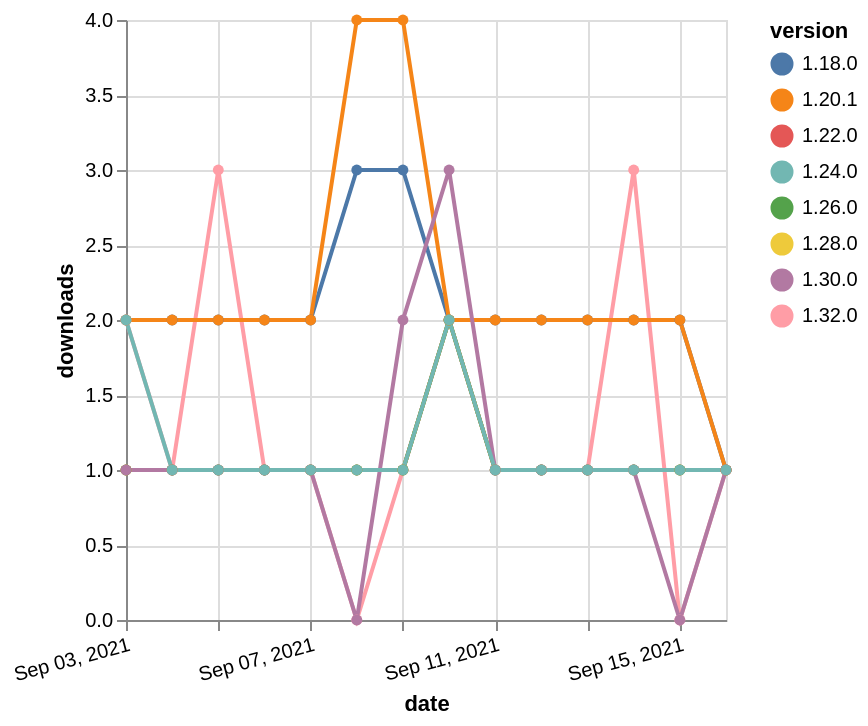

Here is the Vega-Lite specification saved for this chart:
### Vega-Lite specification from a JSON file in a GitHub repository (floating-point values rounded to 4 significant figures)
{"$schema": "https://vega.github.io/schema/vega-lite/v5.json", "description": "A simple bar chart with embedded data.", "data": {"values": [{"date": "2021-09-03", "total": 2356, "delta": 2, "version": "1.18.0"}, {"date": "2021-09-04", "total": 2358, "delta": 2, "version": "1.18.0"}, {"date": "2021-09-05", "total": 2360, "delta": 2, "version": "1.18.0"}, {"date": "2021-09-06", "total": 2362, "delta": 2, "version": "1.18.0"}, {"date": "2021-09-07", "total": 2364, "delta": 2, "version": "1.18.0"}, {"date": "2021-09-08", "total": 2367, "delta": 3, "version": "1.18.0"}, {"date": "2021-09-09", "total": 2370, "delta": 3, "version": "1.18.0"}, {"date": "2021-09-10", "total": 2372, "delta": 2, "version": "1.18.0"}, {"date": "2021-09-11", "total": 2374, "delta": 2, "version": "1.18.0"}, {"date": "2021-09-12", "total": 2376, "delta": 2, "version": "1.18.0"}, {"date": "2021-09-13", "total": 2378, "delta": 2, "version": "1.18.0"}, {"date": "2021-09-14", "total": 2380, "delta": 2, "version": "1.18.0"}, {"date": "2021-09-15", "total": 2382, "delta": 2, "version": "1.18.0"}, {"date": "2021-09-16", "total": 2383, "delta": 1, "version": "1.18.0"}, {"date": "2021-09-03", "total": 129, "delta": 2, "version": "1.32.0"}, {"date": "2021-09-04", "total": 130, "delta": 1, "version": "1.32.0"}, {"date": "2021-09-05", "total": 133, "delta": 3, "version": "1.32.0"}, {"date": "2021-09-06", "total": 134, "delta": 1, "version": "1.32.0"}, {"date": "2021-09-07", "total": 135, "delta": 1, "version": "1.32.0"}, {"date": "2021-09-08", "total": 135, "delta": 0, "version": "1.32.0"}, {"date": "2021-09-09", "total": 136, "delta": 1, "version": "1.32.0"}, {"date": "2021-09-10", "total": 138, "delta": 2, "version": "1.32.0"}, {"date": "2021-09-11", "total": 139, "delta": 1, "version": "1.32.0"}, {"date": "2021-09-12", "total": 140, "delta": 1, "version": "1.32.0"}, {"date": "2021-09-13", "total": 141, "delta": 1, "version": "1.32.0"}, {"date": "2021-09-14", "total": 144, "delta": 3, "version": "1.32.0"}, {"date": "2021-09-15", "total": 144, "delta": 0, "version": "1.32.0"}, {"date": "2021-09-16", "total": 145, "delta": 1, "version": "1.32.0"}, {"date": "2021-09-03", "total": 273, "delta": 1, "version": "1.22.0"}, {"date": "2021-09-04", "total": 274, "delta": 1, "version": "1.22.0"}, {"date": "2021-09-05", "total": 275, "delta": 1, "version": "1.22.0"}, {"date": "2021-09-06", "total": 276, "delta": 1, "version": "1.22.0"}, {"date": "2021-09-07", "total": 277, "delta": 1, "version": "1.22.0"}, {"date": "2021-09-08", "total": 278, "delta": 1, "version": "1.22.0"}, {"date": "2021-09-09", "total": 279, "delta": 1, "version": "1.22.0"}, {"date": "2021-09-10", "total": 281, "delta": 2, "version": "1.22.0"}, {"date": "2021-09-11", "total": 282, "delta": 1, "version": "1.22.0"}, {"date": "2021-09-12", "total": 283, "delta": 1, "version": "1.22.0"}, {"date": "2021-09-13", "total": 284, "delta": 1, "version": "1.22.0"}, {"date": "2021-09-14", "total": 285, "delta": 1, "version": "1.22.0"}, {"date": "2021-09-15", "total": 286, "delta": 1, "version": "1.22.0"}, {"date": "2021-09-16", "total": 287, "delta": 1, "version": "1.22.0"}, {"date": "2021-09-03", "total": 188, "delta": 1, "version": "1.28.0"}, {"date": "2021-09-04", "total": 189, "delta": 1, "version": "1.28.0"}, {"date": "2021-09-05", "total": 190, "delta": 1, "version": "1.28.0"}, {"date": "2021-09-06", "total": 191, "delta": 1, "version": "1.28.0"}, {"date": "2021-09-07", "total": 192, "delta": 1, "version": "1.28.0"}, {"date": "2021-09-08", "total": 193, "delta": 1, "version": "1.28.0"}, {"date": "2021-09-09", "total": 194, "delta": 1, "version": "1.28.0"}, {"date": "2021-09-10", "total": 196, "delta": 2, "version": "1.28.0"}, {"date": "2021-09-11", "total": 197, "delta": 1, "version": "1.28.0"}, {"date": "2021-09-12", "total": 198, "delta": 1, "version": "1.28.0"}, {"date": "2021-09-13", "total": 199, "delta": 1, "version": "1.28.0"}, {"date": "2021-09-14", "total": 200, "delta": 1, "version": "1.28.0"}, {"date": "2021-09-15", "total": 201, "delta": 1, "version": "1.28.0"}, {"date": "2021-09-16", "total": 202, "delta": 1, "version": "1.28.0"}, {"date": "2021-09-03", "total": 233, "delta": 1, "version": "1.26.0"}, {"date": "2021-09-04", "total": 234, "delta": 1, "version": "1.26.0"}, {"date": "2021-09-05", "total": 235, "delta": 1, "version": "1.26.0"}, {"date": "2021-09-06", "total": 236, "delta": 1, "version": "1.26.0"}, {"date": "2021-09-07", "total": 237, "delta": 1, "version": "1.26.0"}, {"date": "2021-09-08", "total": 238, "delta": 1, "version": "1.26.0"}, {"date": "2021-09-09", "total": 239, "delta": 1, "version": "1.26.0"}, {"date": "2021-09-10", "total": 241, "delta": 2, "version": "1.26.0"}, {"date": "2021-09-11", "total": 242, "delta": 1, "version": "1.26.0"}, {"date": "2021-09-12", "total": 243, "delta": 1, "version": "1.26.0"}, {"date": "2021-09-13", "total": 244, "delta": 1, "version": "1.26.0"}, {"date": "2021-09-14", "total": 245, "delta": 1, "version": "1.26.0"}, {"date": "2021-09-15", "total": 246, "delta": 1, "version": "1.26.0"}, {"date": "2021-09-16", "total": 247, "delta": 1, "version": "1.26.0"}, {"date": "2021-09-03", "total": 2477, "delta": 2, "version": "1.20.1"}, {"date": "2021-09-04", "total": 2479, "delta": 2, "version": "1.20.1"}, {"date": "2021-09-05", "total": 2481, "delta": 2, "version": "1.20.1"}, {"date": "2021-09-06", "total": 2483, "delta": 2, "version": "1.20.1"}, {"date": "2021-09-07", "total": 2485, "delta": 2, "version": "1.20.1"}, {"date": "2021-09-08", "total": 2489, "delta": 4, "version": "1.20.1"}, {"date": "2021-09-09", "total": 2493, "delta": 4, "version": "1.20.1"}, {"date": "2021-09-10", "total": 2495, "delta": 2, "version": "1.20.1"}, {"date": "2021-09-11", "total": 2497, "delta": 2, "version": "1.20.1"}, {"date": "2021-09-12", "total": 2499, "delta": 2, "version": "1.20.1"}, {"date": "2021-09-13", "total": 2501, "delta": 2, "version": "1.20.1"}, {"date": "2021-09-14", "total": 2503, "delta": 2, "version": "1.20.1"}, {"date": "2021-09-15", "total": 2505, "delta": 2, "version": "1.20.1"}, {"date": "2021-09-16", "total": 2506, "delta": 1, "version": "1.20.1"}, {"date": "2021-09-03", "total": 253, "delta": 1, "version": "1.30.0"}, {"date": "2021-09-04", "total": 254, "delta": 1, "version": "1.30.0"}, {"date": "2021-09-05", "total": 255, "delta": 1, "version": "1.30.0"}, {"date": "2021-09-06", "total": 256, "delta": 1, "version": "1.30.0"}, {"date": "2021-09-07", "total": 257, "delta": 1, "version": "1.30.0"}, {"date": "2021-09-08", "total": 257, "delta": 0, "version": "1.30.0"}, {"date": "2021-09-09", "total": 259, "delta": 2, "version": "1.30.0"}, {"date": "2021-09-10", "total": 262, "delta": 3, "version": "1.30.0"}, {"date": "2021-09-11", "total": 263, "delta": 1, "version": "1.30.0"}, {"date": "2021-09-12", "total": 264, "delta": 1, "version": "1.30.0"}, {"date": "2021-09-13", "total": 265, "delta": 1, "version": "1.30.0"}, {"date": "2021-09-14", "total": 266, "delta": 1, "version": "1.30.0"}, {"date": "2021-09-15", "total": 266, "delta": 0, "version": "1.30.0"}, {"date": "2021-09-16", "total": 267, "delta": 1, "version": "1.30.0"}, {"date": "2021-09-03", "total": 207, "delta": 2, "version": "1.24.0"}, {"date": "2021-09-04", "total": 208, "delta": 1, "version": "1.24.0"}, {"date": "2021-09-05", "total": 209, "delta": 1, "version": "1.24.0"}, {"date": "2021-09-06", "total": 210, "delta": 1, "version": "1.24.0"}, {"date": "2021-09-07", "total": 211, "delta": 1, "version": "1.24.0"}, {"date": "2021-09-08", "total": 212, "delta": 1, "version": "1.24.0"}, {"date": "2021-09-09", "total": 213, "delta": 1, "version": "1.24.0"}, {"date": "2021-09-10", "total": 215, "delta": 2, "version": "1.24.0"}, {"date": "2021-09-11", "total": 216, "delta": 1, "version": "1.24.0"}, {"date": "2021-09-12", "total": 217, "delta": 1, "version": "1.24.0"}, {"date": "2021-09-13", "total": 218, "delta": 1, "version": "1.24.0"}, {"date": "2021-09-14", "total": 219, "delta": 1, "version": "1.24.0"}, {"date": "2021-09-15", "total": 220, "delta": 1, "version": "1.24.0"}, {"date": "2021-09-16", "total": 221, "delta": 1, "version": "1.24.0"}]}, "width": "container", "mark": {"type": "line", "point": {"filled": true}}, "encoding": {"x": {"field": "date", "type": "temporal", "timeUnit": "yearmonthdate", "title": "date", "axis": {"labelAngle": -15}}, "y": {"field": "delta", "type": "quantitative", "title": "downloads"}, "color": {"field": "version", "type": "nominal"}, "tooltip": {"field": "delta"}}}
